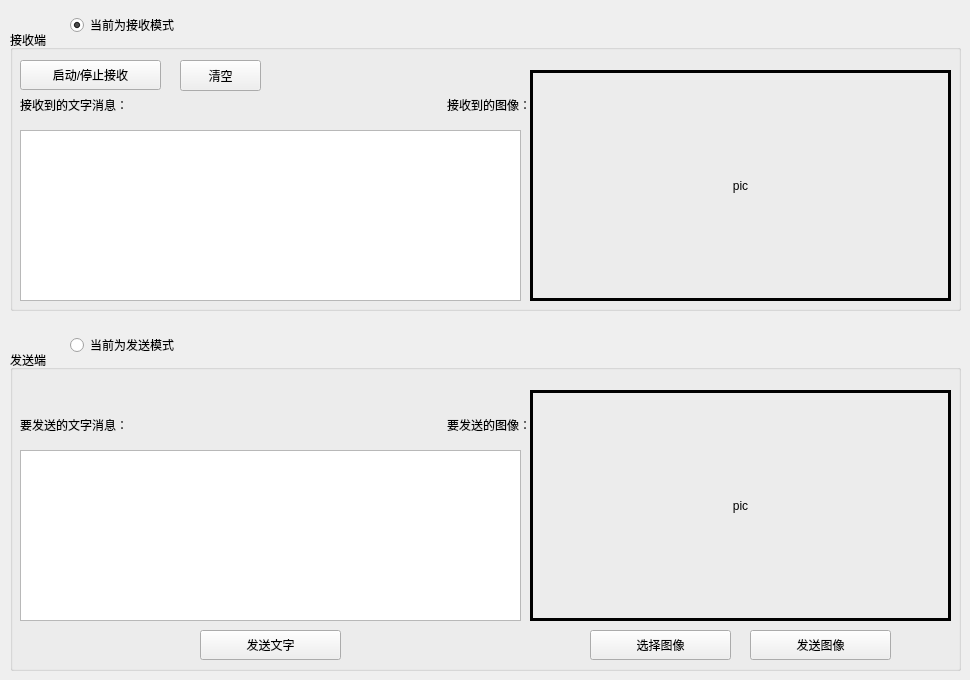
   <widget class="QWidget" name="tab_comm">
    <attribute name="title">
     <string>通信</string>
    </attribute>
    <widget class="QGroupBox" name="groupBox_2">
     <property name="geometry">
      <rect>
       <x>10</x>
       <y>30</y>
       <width>951</width>
       <height>281</height>
      </rect>
     </property>
     <property name="title">
      <string>接收端</string>
     </property>
     <widget class="QTextEdit" name="textEdit_commR">
      <property name="geometry">
       <rect>
        <x>10</x>
        <y>100</y>
        <width>501</width>
        <height>171</height>
       </rect>
      </property>
      <property name="readOnly">
       <bool>true</bool>
      </property>
     </widget>
     <widget class="QLabel" name="label_freq_4">
      <property name="enabled">
       <bool>true</bool>
      </property>
      <property name="geometry">
       <rect>
        <x>10</x>
        <y>60</y>
        <width>151</width>
        <height>30</height>
       </rect>
      </property>
      <property name="layoutDirection">
       <enum>Qt::LeftToRight</enum>
      </property>
      <property name="text">
       <string>接收到的文字消息：</string>
      </property>
      <property name="alignment">
       <set>Qt::AlignLeading|Qt::AlignLeft|Qt::AlignVCenter</set>
      </property>
     </widget>
     <widget class="QLabel" name="label_freq_5">
      <property name="enabled">
       <bool>true</bool>
      </property>
      <property name="geometry">
       <rect>
        <x>370</x>
        <y>60</y>
        <width>151</width>
        <height>30</height>
       </rect>
      </property>
      <property name="layoutDirection">
       <enum>Qt::LeftToRight</enum>
      </property>
      <property name="text">
       <string>接收到的图像：</string>
      </property>
      <property name="alignment">
       <set>Qt::AlignRight|Qt::AlignTrailing|Qt::AlignVCenter</set>
      </property>
     </widget>
     <widget class="QLabel" name="label_commImgR">
      <property name="enabled">
       <bool>true</bool>
      </property>
      <property name="geometry">
       <rect>
        <x>520</x>
        <y>40</y>
        <width>421</width>
        <height>231</height>
       </rect>
      </property>
      <property name="layoutDirection">
       <enum>Qt::LeftToRight</enum>
      </property>
      <property name="styleSheet">
       <string notr="true">border-width: 3px;border-style: solid;border-color: black;</string>
      </property>
      <property name="text">
       <string>pic</string>
      </property>
      <property name="alignment">
       <set>Qt::AlignCenter</set>
      </property>
     </widget>
     <widget class="QPushButton" name="pushButton_commRunStop">
      <property name="geometry">
       <rect>
        <x>10</x>
        <y>30</y>
        <width>141</width>
        <height>30</height>
       </rect>
      </property>
      <property name="text">
       <string>启动/停止接收</string>
      </property>
     </widget>
     <widget class="QPushButton" name="pushButton_commClear">
      <property name="geometry">
       <rect>
        <x>170</x>
        <y>30</y>
        <width>81</width>
        <height>31</height>
       </rect>
      </property>
      <property name="text">
       <string>清空</string>
      </property>
     </widget>
    </widget>
    <widget class="QGroupBox" name="groupBox_3">
     <property name="geometry">
      <rect>
       <x>10</x>
       <y>350</y>
       <width>951</width>
       <height>321</height>
      </rect>
     </property>
     <property name="title">
      <string>发送端</string>
     </property>
     <widget class="QLabel" name="label_commImgT">
      <property name="enabled">
       <bool>true</bool>
      </property>
      <property name="geometry">
       <rect>
        <x>520</x>
        <y>40</y>
        <width>421</width>
        <height>231</height>
       </rect>
      </property>
      <property name="layoutDirection">
       <enum>Qt::LeftToRight</enum>
      </property>
      <property name="styleSheet">
       <string notr="true">border-width: 3px;border-style: solid;border-color: black;</string>
      </property>
      <property name="text">
       <string>pic</string>
      </property>
      <property name="alignment">
       <set>Qt::AlignCenter</set>
      </property>
     </widget>
     <widget class="QLabel" name="label_freq_6">
      <property name="enabled">
       <bool>true</bool>
      </property>
      <property name="geometry">
       <rect>
        <x>370</x>
        <y>60</y>
        <width>151</width>
        <height>30</height>
       </rect>
      </property>
      <property name="layoutDirection">
       <enum>Qt::LeftToRight</enum>
      </property>
      <property name="text">
       <string>要发送的图像：</string>
      </property>
      <property name="alignment">
       <set>Qt::AlignRight|Qt::AlignTrailing|Qt::AlignVCenter</set>
      </property>
     </widget>
     <widget class="QLabel" name="label_freq_7">
      <property name="enabled">
       <bool>true</bool>
      </property>
      <property name="geometry">
       <rect>
        <x>10</x>
        <y>60</y>
        <width>151</width>
        <height>30</height>
       </rect>
      </property>
      <property name="layoutDirection">
       <enum>Qt::LeftToRight</enum>
      </property>
      <property name="text">
       <string>要发送的文字消息：</string>
      </property>
      <property name="alignment">
       <set>Qt::AlignLeading|Qt::AlignLeft|Qt::AlignVCenter</set>
      </property>
     </widget>
     <widget class="QTextEdit" name="textEdit_commT">
      <property name="geometry">
       <rect>
        <x>10</x>
        <y>100</y>
        <width>501</width>
        <height>171</height>
       </rect>
      </property>
     </widget>
     <widget class="QPushButton" name="pushButton_commImgT">
      <property name="geometry">
       <rect>
        <x>740</x>
        <y>280</y>
        <width>141</width>
        <height>30</height>
       </rect>
      </property>
      <property name="text">
       <string>发送图像</string>
      </property>
     </widget>
     <widget class="QPushButton" name="pushButton_commTextT">
      <property name="geometry">
       <rect>
        <x>190</x>
        <y>280</y>
        <width>141</width>
        <height>30</height>
       </rect>
      </property>
      <property name="text">
       <string>发送文字</string>
      </property>
     </widget>
     <widget class="QPushButton" name="pushButton_commImgSelect">
      <property name="geometry">
       <rect>
        <x>580</x>
        <y>280</y>
        <width>141</width>
        <height>30</height>
       </rect>
      </property>
      <property name="text">
       <string>选择图像</string>
      </property>
     </widget>
    </widget>
    <widget class="QRadioButton" name="radioButton_commR">
     <property name="geometry">
      <rect>
       <x>70</x>
       <y>10</y>
       <width>151</width>
       <height>30</height>
      </rect>
     </property>
     <property name="text">
      <string>当前为接收模式</string>
     </property>
     <property name="checked">
      <bool>true</bool>
     </property>
    </widget>
    <widget class="QRadioButton" name="radioButton_commT">
     <property name="geometry">
      <rect>
       <x>70</x>
       <y>330</y>
       <width>151</width>
       <height>30</height>
      </rect>
     </property>
     <property name="text">
      <string>当前为发送模式</string>
     </property>
    </widget>
   </widget>
